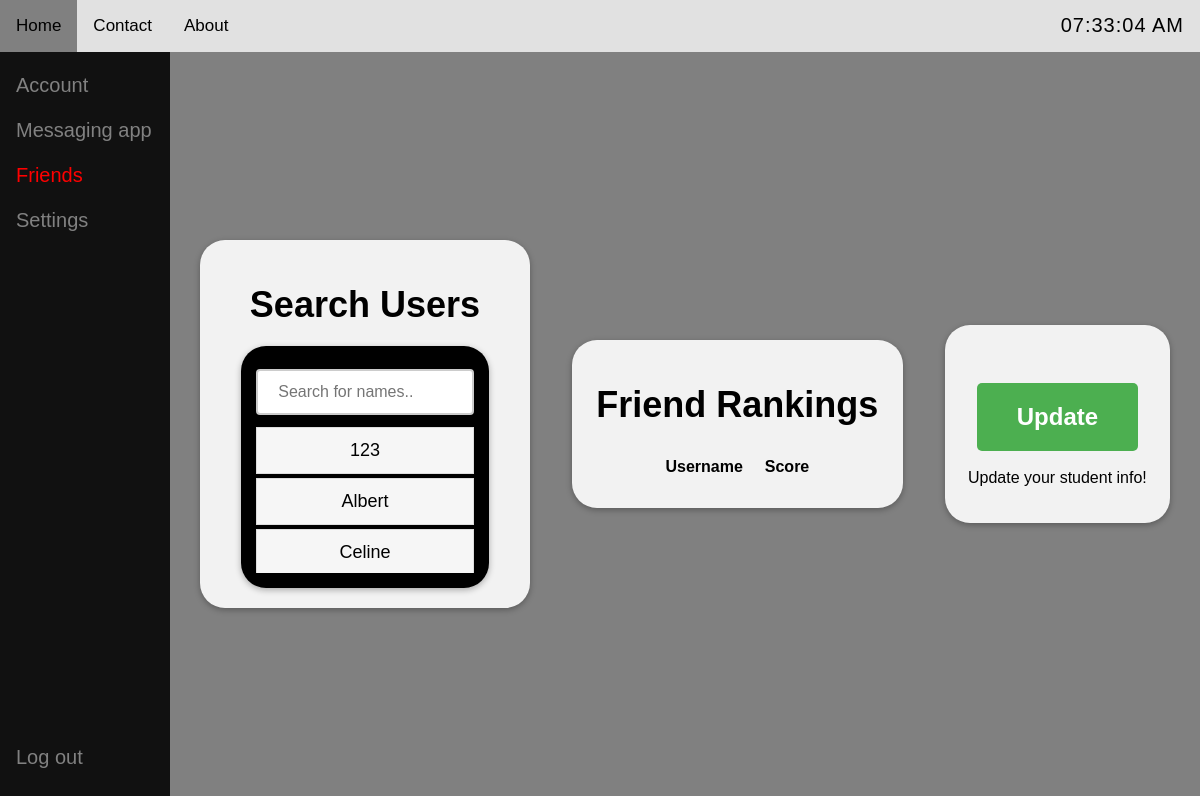
Page /friends (signed in) on the earlier database version.
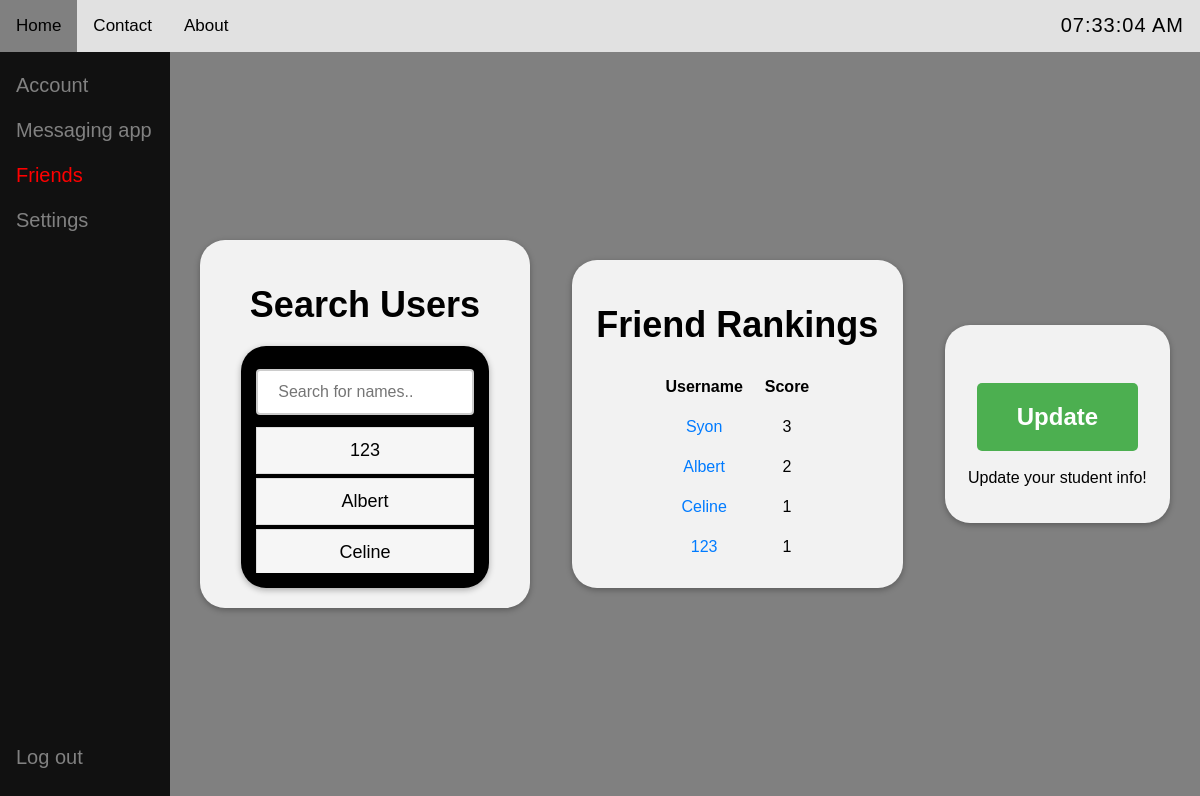
Same page on the later database version.
### tables this page shows
CREATE TABLE USER(
                    fname VARCHAR(15) NOT NULL,
                    sname VARCHAR(20) NOT NULL,
                    username VARCHAR(20) NOT NULL PRIMARY KEY,
                    password VARCHAR(20) NOT NULL,
                    email VARCHAR(25) NOT NULL);

CREATE TABLE FORM(
                    username VARCHAR(20) NOT NULL PRIMARY KEY,
                    gender VARCHAR(10) NOT NULL,
                    age INT NOT NULL,
                    hobby1 VARCHAR(20) NOT NULL,
                    hobby2 VARCHAR(20) NOT NULL,
                    hobby3 VARCHAR(20),
                    phone VARCHAR(15) NOT NULL,
                    colour1 VARCHAR(10) NOT NULL,
                    colour2 VARCHAR(10),
                    course1 VARCHAR(20) NOT NULL,
                    course2 VARCHAR(20) NOT NULL,
                    course3 VARCHAR(20) NOT NULL,
                    year INT NOT NULL,
                    bio VARCHAR(150) NOT NULL);

### app.py (the view)
@app.route('/friends')
def friends_and_courses():
    con = sqlite3.connect('login.db')
    cur = con.cursor()
    user_hobbies = cur.execute("SELECT hobby1, hobby2, hobby3 FROM FORM WHERE username = ?", (session['username'],)).fetchone()
    if user_hobbies == None:
        empty = "Please fill out your student form before using this feature"
        cur.execute("SELECT username FROM USER")
        result = [item[0] for item in cur.fetchall()]
        return render_template('friends.html', empty=empty, search=result)
    user_courses = cur.execute("SELECT course1, course2, course3 FROM FORM WHERE username = ?", (session['username'],)).fetchone()
    other_users_data = cur.execute("SELECT username, hobby1, hobby2, hobby3, course1, course2, course3 FROM FORM WHERE username != ?", (session['username'],)).fetchall()
    similarities = []
    for other_user in other_users_data:
        hobby_score = 0
        course_score = 0
        if user_hobbies[0] == other_user[1] or user_hobbies[0] == other_user[2] or user_hobbies[0] == other_user[3]:
            hobby_score += 1
        if user_hobbies[1] == other_user[1] or user_hobbies[1] == other_user[2] or user_hobbies[1] == other_user[3]:
            hobby_score += 1
        if user_hobbies[2] == other_user[1] or user_hobbies[2] == other_user[2] or user_hobbies[2] == other_user[3]:
            hobby_score += 1
        if user_courses[0] == other_user[4] or user_courses[0] == other_user[5] or user_courses[0] == other_user[6]:
            course_score += 1
        if user_courses[1] == other_user[4] or user_courses[1] == other_user[5] or user_courses[1] == other_user[6]:
            course_score += 1
        if user_courses[2] == other_user[4] or user_courses[2] == other_user[5] or user_courses[2] == other_user[6]:
            course_score += 1
        total_score = hobby_score + course_score
        similarities.append((other_user[0], total_score))
    similarities.sort(key=lambda x: x[1], reverse=True)
    cur.execute("SELECT username FROM USER")        #is a SQL command that selects all the usernames from the 'USER' table in the database
    result = [item[0] for item in cur.fetchall()]   #retrieves all the results and store them in the list 'result'
    return render_template('friends.html', similarities=similarities, search=result)

### templates/friends.html (shortened to what this page needs)
<!DOCTYPE html>
<html lang="en">
<head>
    <link  rel="stylesheet" href="/static/friends.css">
</head>
<body>
<div class="topnav">
    <a id="click" href="/">Home</a>
    <a id="click" href="contact.html">Contact</a>
    <a id="click" href="about.html">About</a>
    <label id="time"></label>
</div>
<body>
<div id="friendsCSS">
<table id="table">
<tr id="tr">
<td id="td">
<div class="td1">
	<h1>Search Users</h1>
	<div id="searchdiv">
		<input type="text" id="myInput" onkeyup="myFunction()" placeholder="Search for names..">
		  {% if search | length != 0 %}
			  <ul id="myUL">
				{% for i in search %}
				  <li><a href="Users?name={{i}}">{{ i }}</a></li>
				{% endfor %}
			  </ul>
		  {% else %}
				<div id="demo">No search results.</div>
		  {% endif %}
	</div>
</div>
</td>
<td id="td">
<div class="td1">
{% if empty %}
	<h1>Friend Rankings</h1>
	<label>{{ empty }}</label>
{% else %}
	<h1>Friend Rankings</h1>
	<table id="rank">
		<thead>
			<tr>
				<th>Username</th>
				<th>Score</th>
			</tr>
		</thead>
		<tbody>
			{% for user, score in similarities %}
			<tr>
				<td><a href="Users?name={{ user }}">{{ user }}</a></td>
				<td>{{ score }}</td>
			</tr>
			{% endfor %}
		</tbody>
	</table>
{% endif %}
</div>
</td>
<td id="td">
<div class="td1">
{% if empty %}
	<div class="compare-button">
		<a href="/compare">
		  <button>Fill Now</button>
		</a>
		<p>Complete the form to find other users<br>with similar hobbies and likeliness to you!</p>
	  </div>
{% else %}
	<div class="compare-button">
		<a href="/compare">
		  <button>Update</button>
		</a>
		<p>Update your student info!</p>
	  </div>
{% endif %}
</div>
</td>
</tr>
</table>
</div>
<div class="sidebar">
	<a href="/account" >Account</a>
	<a href="/message">Messaging app</a>
	<a href="friends"style="color:red;">Friends</a>
	<a href="/settings">Settings</a>
	<a id="click1" href="/logout">Log out</a>
</div>
</body>
</html>

### static/friends.css (style rules this page uses)
* { font-family:sans-serif, }
body { margin: 0; font-family:sans-serif; background-color:gray; }
p { color:black; }
.topnav { overflow: hidden; background-color:#E1E1E1; position: fixed; top: 0; width: 100%; }
.topnav a { float: left; color: white; text-align: center; margin-top: 0px; padding: 14px 16px; text-decoration: none; font-size: 17px; font-family:Arial; display: block; }
input[type=text], input[type=password] { width: 100%; padding: 12px 20px; margin: 8px 0; display: inline-block; border: 1px solid #ccc; box-sizing: border-box; }
button { background-color: black; color: white; padding: 14px 16px; border: none; font-size:17px; cursor: pointer; }
#time { color: black; font-size:20px; letter-spacing: 1px; float: right; text-align: center; padding: 14px 16px; text-decoration: none; outline: none; text-transform: uppercase; background-size: 400%; }
#click { color:black; font-size:17px; text-align: center; padding: 16px 16px; outline: none; border: none; cursor: pointer; display: block; text-decoration: none; }
#click1 { position:fixed; float:bottom; bottom:15px; }
#myInput { background-position: 10px 12px; background-repeat: no-repeat; width: 100%; font-size: 16px; padding: 12px 20px 12px 40px; border: 1px solid #ddd; margin-bottom: 12px; }
#myUL { width: 100%; height: 150px; overflow-y: auto; list-style-type: none; padding: 0; margin: 0; }
#myUL li a { border: 1px solid #ddd; margin-top: -1px; background-color: #f6f6f6; padding: 12px; text-decoration: none; font-size: 18px; color: black; display: block; }
.sidebar { height: 100%; width: 170px; position: fixed; z-index: 1; top: 52px; left: 0; background-color: #111; overflow-x: hidden; padding-top: 16px; }
.sidebar a { text-align: left; font-family:sans-serif; padding: 6px 8px 6px 16px; text-decoration: none; margin-bottom:10px; font-size: 20px; color: #818181; display: block; }
button { background-color: #04AA6D; color: white; padding: 14px 20px; margin: 8px 0; border: none; cursor: pointer; width: 100%; }
#friendsCSS { display: flex; justify-content: center; align-items: center; margin-top: 50px; left: 170px; position: fixed; width: calc(100% - 170px); height: calc(100% - 52px); }
#searchdiv { margin: auto; border: none; box-shadow: 0 2px 6px rgba(0, 0, 0, 0.3); background-color:black; font-size:25px; color:white; text-align: center; width:75%; max-height:220px; padding:15px; border-radius:25px; }
#myInput { width: 100%; padding: 12px 20px; margin: 8px 0; box-sizing: border-box; border: 2px solid #ccc; border-radius: 4px; }
#myUL { list-style-type: none; margin: 0; padding: 0; }
#myUL li { margin: 5px 0; }
#table { height: calc(100% - 400px); padding: 8px; width: 100%; text-align: center; }
#td { border-radius: 25px; padding: 20px; }
.td1 { border-radius: 25px; padding: 20px; background-color: #f2f2f2; box-shadow: 0 2px 6px rgba(0, 0, 0, 0.3); }
h1 { font-size: 36px; font-weight: bold; margin-bottom: 20px; }
#rank { margin: auto; width: 50%; height: 50%; overflow: auto; }
.compare-button { display: flex; flex-direction: column; justify-content: center; align-items: center; margin-top: 30px; }
.compare-button button { background-color: #4CAF50; border: none; color: white; padding: 20px 40px; text-align: center; text-decoration: none; display: inline-block; font-size: 24px; font-weight: bold; border-radius: 5px; cursor: pointer; transition: background-color 0.3s; }
.compare-button p { margin-top: 10px; font-size: 16px; color: black; text-align: center; }
#rank { max-height: 300px; overflow-y: auto; }
#rank thead th { background-color: #f2f2f2; font-weight: bold; padding: 10px; text-align: left; }
#rank tbody tr:nth-child(even) { background-color: #f2f2f2; }
#rank td { padding: 10px; }
#rank a { color: #007bff; text-decoration: none; }

Differences in the rows shown:
added FORM: username "Syon", score "3"
added FORM: username "Albert", score "2"
added FORM: username "Celine", score "1"
added FORM: username "123", score "1"
